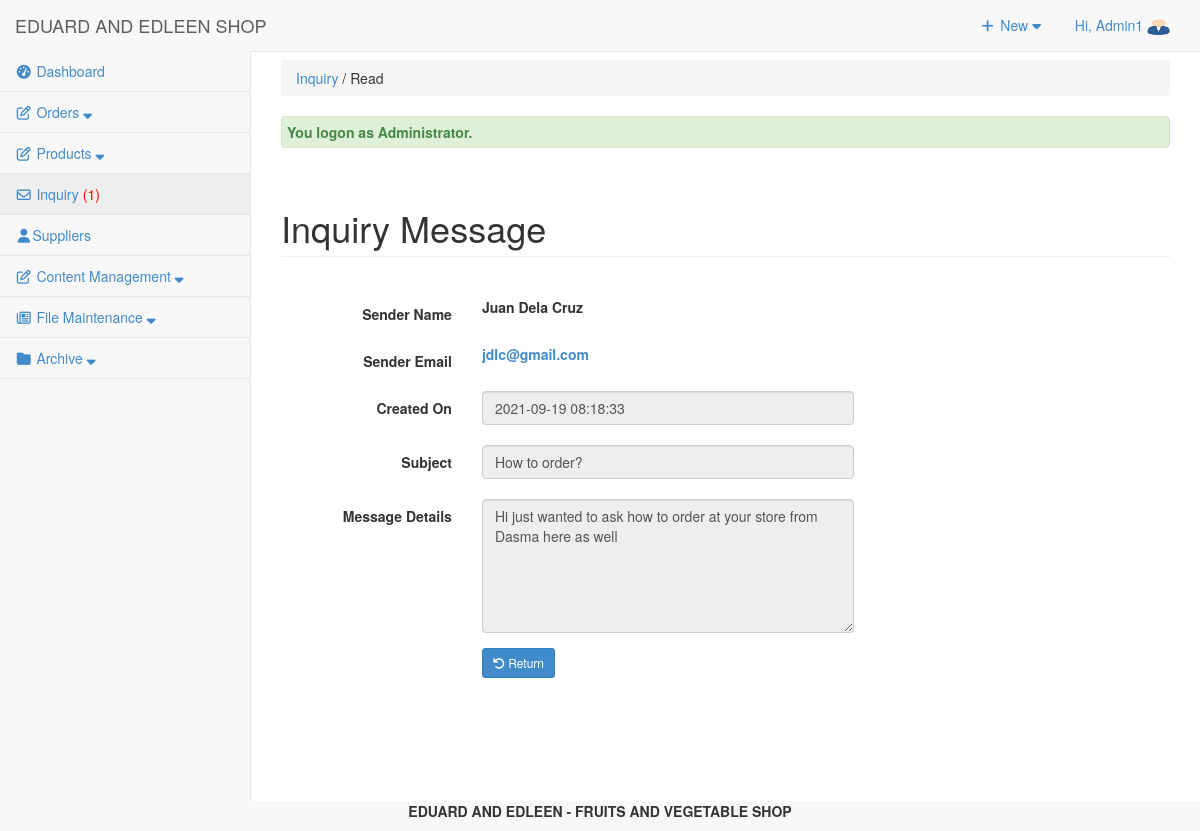
The page /admin/inquiry/index.php?view=edit&id=3 (signed in) on the database its author committed.
### tables this page shows
CREATE TABLE `tbluseraccount` (
  `USERID` int(11) NOT NULL,
  `U_NAME` varchar(122) NOT NULL,
  `U_USERNAME` varchar(122) NOT NULL,
  `U_PASS` varchar(122) NOT NULL,
  `U_ROLE` varchar(30) NOT NULL,
  `USERIMAGE` varchar(255) NOT NULL,
  `U_STATUS` varchar(255) NOT NULL DEFAULT 'Active'
);

CREATE TABLE `tblinquiry` (
  `INQID` int(11) NOT NULL,
  `INQNAME` varchar(255) NOT NULL,
  `INQEMAIL` varchar(255) NOT NULL,
  `INQSUBJ` varchar(255) NOT NULL,
  `INQMSG` varchar(255) NOT NULL,
  `INQDATECREATED` varchar(255) NOT NULL,
  `INQSTATUS` varchar(255) NOT NULL
);

### admin/inquiry/index.php (called while the page is built, shortened)
<?php
require_once("../../include/initialize.php");
$view = (isset($_GET['view']) && $_GET['view'] != '') ? $_GET['view'] : '';
	$header=$view;
	$title="Inquiry";
	switch ($view) {
	case 'edit' :
		$header = "Read";
		break;
	}
require_once ("../theme/templates.php");
?>

### include/database.php (called while the page is built, shortened)
<?php
class Database {
	var $sql_string = '';
	private $conn;
	public function open_connection() {
		$this->conn = mysqli_connect(server,user,pass);
		if(!$this->conn){
			echo "Problem in database connection! Contact administrator!";
			exit();
		}else{
			$db_select = mysqli_select_db($this->conn,database_name);
		}
	}
	function setQuery($sql='') {
		$this->sql_string=$sql;
	}
	function executeQuery() {
		$result = mysqli_query($this->conn,$this->sql_string);
		return $result;
	}
	private function confirm_query($result) {
		return $result;
	}
	function loadSingleResult() {
		$cur = $this->executeQuery();
		while ($row = mysqli_fetch_object($cur)) {
		return $data = $row;
		}
	}
	public function num_rows($result_set) {
		return mysqli_num_rows($result_set);
	}
}
$mydb = new Database();
?>

### include/accounts.php (called while the page is built, shortened)
<?php
require_once(LIB_PATH.DS.'database.php');
class User {
	protected static  $tblname = "tbluseraccount";
	function single_user($id=""){
			global $mydb;
			$mydb->setQuery("SELECT * FROM ".self::$tblname."
				Where USERID= '{$id}' LIMIT 1");
			$cur = $mydb->loadSingleResult();
			return $cur;
	}
}
?>

### include/inquiry.php (called while the page is built, shortened)
<?php
require_once(LIB_PATH.DS.'database.php');
class Inquiry {
	protected static  $tblname = "tblinquiry";
	function single_inquiry($id=""){
		global $mydb;
		$mydb->setQuery("SELECT * FROM ".self::$tblname."
			Where INQID= '{$id}' LIMIT 1");
		$cur = $mydb->loadSingleResult();
		return $cur;
	}
}
?>

### admin/inquiry/read.php (the view, shortened to what this page needs)
<?php
  $INQID = $_GET['id'];
  $inquiry = New Inquiry();
  $singleinquiry = $inquiry->single_inquiry($INQID);
?>
    <div class="row">
        <div class="col-lg-12">
            <h1 class="page-header">Inquiry Message</h1>
        </div>
    </div>
    <form class="form-horizontal span6"  />
    <div class="row">
        <div class="form-group">
            <div class="col-md-8" style="margin-top:20px;" >
                <label class="col-md-4 control-label" for="idno">Sender Name</label>
                <div class="col-md-8">
                    <label><?php echo $singleinquiry->INQNAME; ?></label>
                </div>
            </div>
            <div class="col-md-8" style="margin-top:20px;" >
                <label class="col-md-4 control-label" for="idno">Sender Email</label>
                <div class="col-md-8">
                <a href=""><label class="text-primary text-underline"><?php echo $singleinquiry->INQEMAIL; ?></label></a>
                </div>
            </div>
            <div class="col-md-8" style="margin-top:20px;" >
                <label class="col-md-4 control-label" for="idno">Created On</label>
                <div class="col-md-8">
                    <input class="form-control" type="text" value="<?php echo $singleinquiry->INQDATECREATED; ?>" disabled>
                </div>
            </div>
            <div class="col-md-8" style="margin-top:20px;" >
                <label class="col-md-4 control-label" for="idno">Subject</label>
                <div class="col-md-8">
                    <input class="form-control" type="text" value="<?php echo $singleinquiry->INQSUBJ; ?>" disabled>
                </div>
            </div>
            <div class="col-md-8" style="margin-top:20px;">
                <label class="col-md-4 control-label" for="idno">Message Details</label>
                <div class="col-md-8">
                    <textarea class="form-control" rows="6" disabled><?php echo $singleinquiry->INQMSG; ?></textarea>
                </div>
            </div>
        </div>
        <div class="form-group">
            <div class="col-md-8">
                <label class="col-md-4 control-label" for="idno"></label>
                <div class="col-md-8">
                    <button class="btn  btn-primary btn-sm" name="save" type="submit" ><span class="fa fa-undo fw-fa"></span> Return</button>
                </div>
            </div>
        </div>
    </div>

### admin/theme/templates.php (shortened to what this page needs)
<!DOCTYPE html>
<html lang="en">
<head>
<link href="<?php echo web_root; ?>admin/css/bootstrap.min.css" rel="stylesheet">
<link href="<?php echo web_root; ?>admin/css/metisMenu.min.css" rel="stylesheet">
<link href="<?php echo web_root; ?>admin/css/timeline.css" rel="stylesheet">
<link href="<?php echo web_root; ?>admin/css/sb-admin-2.css" rel="stylesheet">
<link href="<?php echo web_root; ?>admin/font/css/font-awesome.min.css" rel="stylesheet" type="text/css">
<link href="<?php echo web_root; ?>admin/font/font-awesome.min.css" rel="stylesheet" type="text/css">
<link href="<?php echo web_root; ?>admin/css/dataTables.bootstrap.css" rel="stylesheet">
<link href="<?php echo web_root; ?>css/bootstrap-datetimepicker.min.css" rel="stylesheet" media="screen">
<link href="<?php echo web_root; ?>css/datepicker.css" rel="stylesheet" media="screen">
<link href="<?php echo web_root; ?>admin/css/costum.css" rel="stylesheet">
<link href="<?php echo web_root; ?>admin/css/ekko-lightbox.css" rel="stylesheet">
</head>
  <?php
    $query = "SELECT * FROM tblsummary WHERE ORDEREDSTATS = 'Pending'";
    $mydb->setQuery($query);
    $query = "SELECT * FROM tblinquiry WHERE INQSTATUS = 'NEW'";
    $mydb->setQuery($query);
    $cur = $mydb->executeQuery();
    $rowscount = $mydb->num_rows($cur);
    $res = isset($rowscount)? $rowscount : 0;
    if($res>0){
    $inquiry = '<span style="color:red;">('.$res.')</span>';
    }else{
        $inquiry = '<span> ('.$res.')</span>';
    }
?>
<body>
   <div id="wrapper">
        <nav class="navbar navbar-default navbar-static-top  " role="navigation" style="margin-bottom: 0">
            <div class="navbar-header">
                 <a class="navbar-brand"  href="<?php echo web_root; ?>admin/index.php" >EDUARD AND EDLEEN SHOP</a>
            </div>
            <ul class="nav navbar-top-links navbar-right">
                 <li class="dropdown">
                    <a class="dropdown-toggle" data-toggle="dropdown" href="#">
                        <i class="fa fa-plus fa-fw"></i> New  <i class="fa fa-caret-down"></i>
                    </a>
                </li>
<?php
 $user = New User();
$singleuser = $user->single_user($_SESSION['USERID']);
?>
                <li class="dropdown">
                    <a class="dropdown-toggle" data-toggle="dropdown" href="#">
                        Hi, <?php echo $_SESSION['U_NAME']; ?> <img title="profile image" width="23px" height="17px" src="<?php echo web_root.'admin/user/'.$singleuser ->USERIMAGE ?>">
                    </a>
                </li>
            </ul>
            <div class="navbar-default sidebar" role="navigation">
                <div class="sidebar-nav navbar-collapse">
                    <ul class="nav" id="side-menu">
                        <li>
                             <a href="<?php echo web_root; ?>admin/dashboard/"><i class="fa fa-tachometer fa-fw"></i>  Dashboard </a>
                        </li>
                        <li class="nav-item">
                            <a class="nav-link" data-toggle="collapse" href="#collapseExample4" aria-expanded="false" aria-controls="collapseExample">
                                <i class="fa fa-pencil-square-o fa-fw"></i><span class="menu-orders"> Orders <i class="fa fa-sort-down"></i></span>
                            </a>
                        </li>
                        <li class="nav-item">
                            <a class="nav-link" data-toggle="collapse" href="#collapseExample5" aria-expanded="false" aria-controls="collapseExample">
                                <i class="fa fa-pencil-square-o fa-fw"></i><span class="menu-title"> Products <i class="fa fa-sort-down"></i></span>
                            </a>
                        </li>
                        <li>
                             <a href="<?php echo web_root; ?>admin/inquiry/" ><i class="fa fa-envelope-o fa-fw"></i>  Inquiry <?php echo $inquiry; ?></a>
                        </li>
                        <li>
                             <a href="<?php echo web_root; ?>admin/supplier/" ><i class="fa fa-user fa-fw"></i>Suppliers</a>
                        </li>
                        <li class="nav-item">
                            <a class="nav-link" data-toggle="collapse" href="#collapseExample1" aria-expanded="false" aria-controls="collapseExample">
                                <i class="fa fa-pencil-square-o fa-fw"></i><span class="menu-title"> Content Management <i class="fa fa-sort-down"></i></span>
                            </a>
                        </li>
                        <li class="nav-item">
                            <a class="nav-link" data-toggle="collapse" href="#collapseExample3" aria-expanded="false" aria-controls="collapseExample">
                                <i class="fa fa-newspaper-o fa-fw"></i><span class="menu-title"> File Maintenance <i class="fa fa-sort-down"></i></span>
                            </a>
                        </li>
                        <?php if ($_SESSION['U_ROLE']=='Administrator') {
                        ?>
                        <li class="nav-item">
                            <a class="nav-link" data-toggle="collapse" href="#collapseExample2" aria-expanded="false" aria-controls="collapseExample">
                                <i class="fa fa-folder fa-fw"></i><span class="menu-title"> Archive <i class="fa fa-sort-down"></i></span>
                            </a>
                        </li>
                 <?php }  ?>
                    </ul>
                </div>
            </div>
        </nav>
  <div id="page-wrapper">
            <div class="row" >
                <div class="col-lg-12">
                    <?php
                    if ($title<>'Dashboard'){
                       echo   '<p class="breadcrumb" style="margin-top: 8px;">
                        <a href="index.php" title="'. $title.'" >'. $title.'</a>
                        '.(isset($header) ? ' / '. $header : '').'  </p>'  ;
                    } ?>
                  <?php require_once $content; ?>
                </div>
            </div>
        </div>
    </div>
</body>
      <footer><p  style="text-align: center;font-weight: bold;"> EDUARD AND EDLEEN - FRUITS AND VEGETABLE SHOP </p></footer>
</html>

### admin/css/sb-admin-2.css (style rules this page uses)
body { background-color: #f8f8f8; }
#wrapper { width: 100%; }
#page-wrapper { padding: 0 15px; min-height: 568px; background-color: #fff; }
@media (min-width:768px) { #page-wrapper { position: inherit; margin: 0 0 0 250px; padding: 0 30px; border-left: 1px solid #e7e7e7; } }
.navbar-top-links { margin-right: 0; }
.navbar-top-links li { display: inline-block; }
.navbar-top-links li:last-child { margin-right: 15px; }
.navbar-top-links li a { padding: 15px; min-height: 50px; }
.sidebar .sidebar-nav.navbar-collapse { padding-right: 0; padding-left: 0; }
.sidebar ul li { border-bottom: 1px solid #e7e7e7; }
.sidebar ul li a.active { background-color: #eee; }
@media (min-width:768px) { .sidebar { z-index: 1; position: absolute; width: 250px; margin-top: 51px; } }

### rows shown on the page
tbluseraccount: USERIMAGE (picture)
tblinquiry: INQNAME "Juan Dela Cruz", INQEMAIL "jdlc@gmail.com", INQDATECREATED "2021-09-19 08:18:33", INQSUBJ "How to order?", INQMSG "Hi just wanted to ask how to order at your store from Dasma here as well"

### other values the page prints
$_SESSION['U_NAME'] "Admin1"
$res "1"
$title "Inquiry"
$header "Read"
$_SESSION['message'] "You logon as Administrator."
